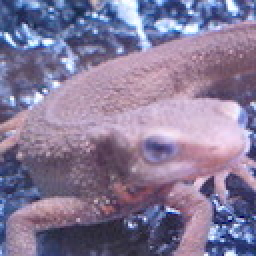
//> input picture unit2/imori.jpg, 128 x 128 px (shown 2 times larger)
$ ./answer18   (built with g++ and OpenCV 4)
//> lines starting //> are read from the running program, lines starting //| are printed output that depends on the picture
//> further down, img is the input picture: 128 rows x 128 cols, CV_8UC3; mean B, G, R 152.8, 121.8, 134.1
//Emboss滤波

#include <iostream>
#include <opencv2/opencv.hpp>

cv::Mat BGR2GRAY(cv::Mat img)
{
    // get height and width
    int width = img.cols;
//> width = 128
    int height = img.rows;
//> height = 128

    // prepare output
    cv::Mat out = cv::Mat::zeros(height, width, CV_8UC1);

    // each y, x
    for (int y = 0; y < height; y++)
    {
        for (int x = 0; x < width; x++)
        {
            // BGR -> Gray
            out.at<uchar>(y, x) = 0.2126 * (float)img.at<cv::Vec3b>(y, x)[2] + 0.7152 * (float)img.at<cv::Vec3b>(y, x)[1] + 0.0722 * (float)img.at<cv::Vec3b>(y, x)[0];
        }
    }
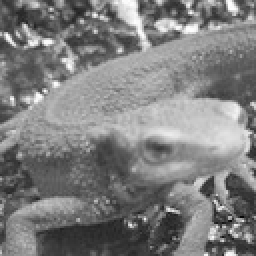
//> out: 128 rows x 128 cols, CV_8UC1 (shown 2 times larger); min 6, max 254, mean 126.2
    return out;
}

cv::Mat sobelfilter(cv::Mat img, int n)
{
//> called with n = 3
    //建立高斯核模板
    //float *guass= new float[n,n];

    int height = img.rows;
//> height = 128
    int width = img.cols;
//> width = 128
    int channel = img.channels();
//> channel = 1
    int c = 0, c1 = 0, r = 0, r1 = 0;
    cv::Mat out = cv::Mat::zeros(height, width, CV_8UC1);

    double kernel[n][n] = {{-2, -1, 0}, {-1, 1, 0}, {0, 1, 2}};

    int pad = floor(n / 2);

    double v = 0;

    // filtering
    for (int y = 0; y < height; y++)
    {
        for (int x = 0; x < width; x++)
        {
            v = 0;
            for (int dy = -pad; dy < pad + 1; dy++)
            {
                for (int dx = -pad; dx < pad + 1; dx++)
                {
                    if (((y + dy) >= 0) && ((x + dx) >= 0) && ((y + dy) < height) && ((x + dx) < width))
                    {
                        v += img.at<uchar>(y + dy, x + dx) * kernel[dy + pad][dx + pad];
                    }
                }
            }
            v = fmax(v, 0);
            v = fmin(v, 255);
            out.at<uchar>(y, x) = (uchar)v;
        }
    }
//> this loop made 128 passes
//> v on passes 1 to 12: 144, 0, 0, 0, 0, 0, 0, 0, 0, 0, 0, 0
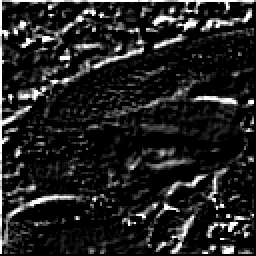
//> out: 128 rows x 128 cols, CV_8UC1 (shown 2 times larger); min 0, max 255, mean 33.9
//> after the loop, v = 0
    return out;
}

int main(int agrc, const char *agrv[])
{
    cv::Mat img = cv::imread("F:\\learnOpencv\\unit2\\imori.jpg");
    cv::Mat guass = sobelfilter(BGR2GRAY(img), 3);

    cv::namedWindow("img");
    cv::namedWindow("guass");

    cv::imshow("img", img);
    cv::imshow("guass", guass);

    cv::imwrite("F:\\learnOpencv\\unit2\\answer_image\\answer18.jpg", guass);
    cv::waitKey(0);
    cv::destroyAllWindows();
}
